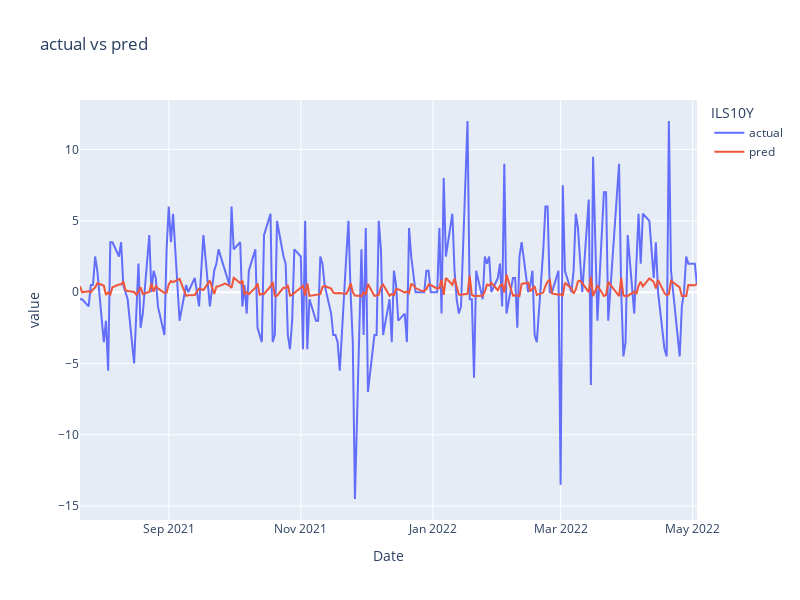

Notebook code cell kept with this figure:
### Code cell
y_pred = model.predict(X_test)  
df=pd.DataFrame(y_pred,columns = ['pred'])
df['actual']=y_test
df.index=test.index[n_steps:]

fig = px.line(df,x=df.index,y=['actual','pred'],title='actual vs pred')
fig.update_layout(legend_title=target, width=800,height=600)
# legend=dict(yanchor="top",y=0.98,xanchor="left",x=0.02)
fig.show()

### Figure 1 — Plotly figure (JSON) as saved in the notebook; plotly's stock layout.template omitted (floating-point values rounded to 4 significant figures; data arrays with more than 128 entries replaced by an {"elided": "..."} marker saying what was removed)
{"data": [{"hovertemplate": "variable=actual<br>Date=%{x}<br>value=%{y}<extra></extra>", "legendgroup": "actual", "line": {"color": "#636efa", "dash": "solid"}, "marker": {"symbol": "circle"}, "mode": "lines", "name": "actual", "orientation": "v", "showlegend": true, "type": "scatter", "x": {"elided": "195 str values"}, "xaxis": "x", "y": {"elided": "195 float values"}, "yaxis": "y"}, {"hovertemplate": "variable=pred<br>Date=%{x}<br>value=%{y}<extra></extra>", "legendgroup": "pred", "line": {"color": "#EF553B", "dash": "solid"}, "marker": {"symbol": "circle"}, "mode": "lines", "name": "pred", "orientation": "v", "showlegend": true, "type": "scatter", "x": {"elided": "195 str values"}, "xaxis": "x", "y": {"elided": "195 float values"}, "yaxis": "y"}], "layout": {"height": 600, "legend": {"title": {"text": "ILS10Y"}, "tracegroupgap": 0}, "title": {"text": "actual vs pred"}, "width": 800, "xaxis": {"anchor": "y", "autorange": true, "domain": [0, 1], "range": ["2021-07-22", "2022-05-03"], "title": {"text": "Date"}, "type": "date"}, "yaxis": {"anchor": "x", "autorange": true, "domain": [0, 1], "range": [-15.97, 13.47], "title": {"text": "value"}, "type": "linear"}}}
